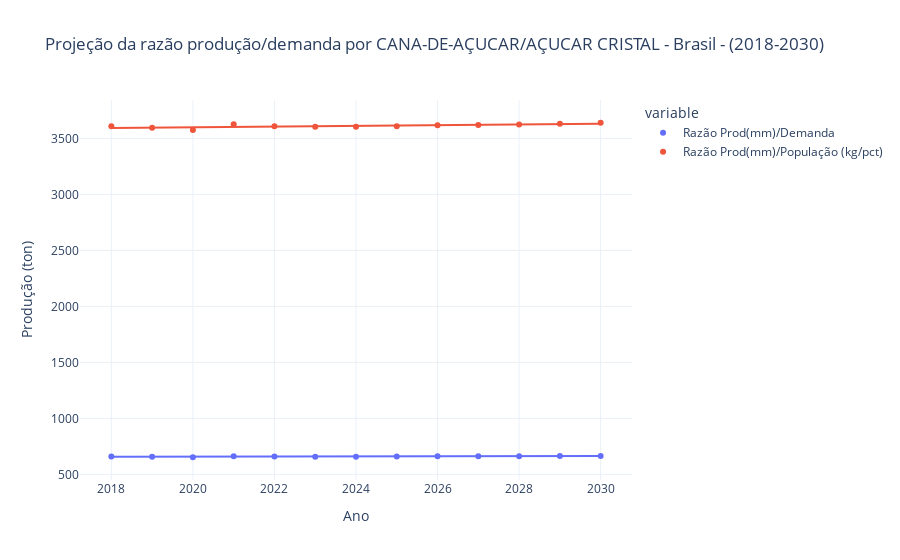

The cell this chart's notebook holds for it:
### Code cell
fig =px.scatter(df_cana, x ='Ano', y = ['Razão Prod(mm)/Demanda', 'Razão Prod(mm)/População (kg/pct)'], title = 'Projeção da razão produção/demanda por CANA-DE-AÇUCAR/AÇUCAR CRISTAL - Brasil - (2018-2030)', labels= {'value': 'Produção (ton)'}, trendline = 'ols')
fig.update_layout(template = 'plotly_white')

### Figure 1 — Plotly figure (JSON) as saved in the notebook; plotly's stock layout.template omitted (floating-point values rounded to 4 significant figures)
{"data": [{"hovertemplate": "variable=Razão Prod(mm)/Demanda<br>Ano=%{x}<br>Produção (ton)=%{y}<extra></extra>", "legendgroup": "Razão Prod(mm)/Demanda", "marker": {"color": "#636efa", "symbol": "circle"}, "mode": "markers", "name": "Razão Prod(mm)/Demanda", "orientation": "v", "showlegend": true, "type": "scatter", "x": [2018, 2019, 2020, 2021, 2022, 2023, 2024, 2025, 2026, 2027, 2028, 2029, 2030], "xaxis": "x", "y": [659.0, 656.8, 653.0, 662.4, 659.4, 658.2, 658.5, 659.3, 661.0, 661.2, 662.1, 663.4, 664.9], "yaxis": "y"}, {"hovertemplate": "<b>OLS trendline</b><br>value = 0.579799 * Ano + -513.586<br>R<sup>2</sup>=0.534367<br><br>variable=Razão Prod(mm)/Demanda<br>Ano=%{x}<br>Produção (ton)=%{y} <b>(trend)</b><extra></extra>", "legendgroup": "Razão Prod(mm)/Demanda", "marker": {"color": "#636efa", "symbol": "circle"}, "mode": "lines", "name": "Razão Prod(mm)/Demanda", "showlegend": false, "type": "scatter", "x": [2018, 2019, 2020, 2021, 2022, 2023, 2024, 2025, 2026, 2027, 2028, 2029, 2030], "xaxis": "x", "y": [656.4, 657.0, 657.6, 658.2, 658.8, 659.3, 659.9, 660.5, 661.1, 661.7, 662.2, 662.8, 663.4], "yaxis": "y"}, {"hovertemplate": "variable=Razão Prod(mm)/População (kg/pct)<br>Ano=%{x}<br>Produção (ton)=%{y}<extra></extra>", "legendgroup": "Razão Prod(mm)/População (kg/pct)", "marker": {"color": "#EF553B", "symbol": "circle"}, "mode": "markers", "name": "Razão Prod(mm)/População (kg/pct)", "orientation": "v", "showlegend": true, "type": "scatter", "x": [2018, 2019, 2020, 2021, 2022, 2023, 2024, 2025, 2026, 2027, 2028, 2029, 2030], "xaxis": "x", "y": [3608.0, 3596.0, 3575.0, 3627.0, 3610.0, 3603.0, 3605.0, 3610.0, 3619.0, 3620.0, 3625.0, 3632.0, 3640.0], "yaxis": "y"}, {"hovertemplate": "<b>OLS trendline</b><br>value = 3.1744 * Ano + -2811.88<br>R<sup>2</sup>=0.534367<br><br>variable=Razão Prod(mm)/População (kg/pct)<br>Ano=%{x}<br>Produção (ton)=%{y} <b>(trend)</b><extra></extra>", "legendgroup": "Razão Prod(mm)/População (kg/pct)", "marker": {"color": "#EF553B", "symbol": "circle"}, "mode": "lines", "name": "Razão Prod(mm)/População (kg/pct)", "showlegend": false, "type": "scatter", "x": [2018, 2019, 2020, 2021, 2022, 2023, 2024, 2025, 2026, 2027, 2028, 2029, 2030], "xaxis": "x", "y": [3594.0, 3597.0, 3600.0, 3604.0, 3607.0, 3610.0, 3613.0, 3616.0, 3619.0, 3623.0, 3626.0, 3629.0, 3632.0], "yaxis": "y"}], "layout": {"legend": {"title": {"text": "variable"}, "tracegroupgap": 0}, "title": {"text": "Projeção da razão produção/demanda por CANA-DE-AÇUCAR/AÇUCAR CRISTAL - Brasil - (2018-2030)"}, "xaxis": {"anchor": "y", "domain": [0, 1], "title": {"text": "Ano"}}, "yaxis": {"anchor": "x", "domain": [0, 1], "title": {"text": "Produção (ton)"}}}}
